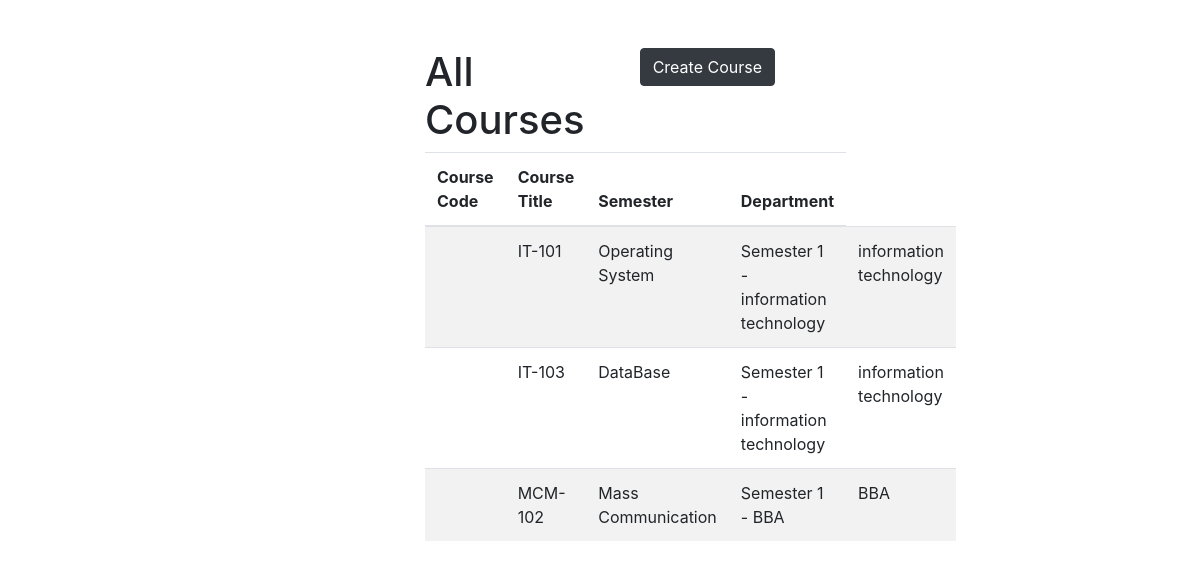
Screenshot of /course/list/ (signed in) with the database file from the repository.
### core/models.py (models this page shows, shortened)
class Course(models.Model):
    course_code = models.CharField(max_length=25, primary_key=True)
    course_title = models.CharField(max_length=100)
    semester = models.ForeignKey(Semester, on_delete=models.CASCADE, related_name="courses")
    department = models.ForeignKey(Department, on_delete=models.CASCADE, related_name="courses")

class Semester(models.Model):
    Semester_No = models.CharField(max_length=4,default=1)
    DepartmentName = models.ForeignKey(Department, on_delete=models.CASCADE, related_name='semesters')
    class Meta:
        unique_together = ('Semester_No', 'DepartmentName')
    def __str__(self):
        return f"Semester {self.Semester_No} - {self.DepartmentName.Department_Name}"

class Department(models.Model):
    Department_Name = models.CharField(max_length=100, primary_key=True,null=False,blank=False)
    HeadOfDepartment = models.CharField(max_length=100)
    def __str__(self):
        return self.Department_Name

### core/views.py (the view)
# urls.py: path('course/list/', list_courses, name='list_courses'),
def list_courses(request):
    courses = Course.objects.all()
    return render(request, 'admin/course/all_course.html', {'courses': courses})

### core/templates/admin/course/all_course.html (shortened to what this page needs)
{% extends "Shared/base.html" %}
{% block main %}
<div class="row justify-content-center">
    <div class="col-md-4">
        {% if user.is_superuser %}
        <div class="container mt-5">
            <p>
                <a href="{% url 'create_course' %}" class='btn btn-dark float-right'>Create Course</a>
            </p>
            <h1>All Courses</h1>
            <table class="table table-striped">
                <thead>
                    <tr>
                        <th scope="col">Course Code</th>
                        <th scope="col">Course Title</th>
                        <th scope="col">Semester</th>
                        <th scope="col">Department</th>
                    </tr>
                </thead>
                <tbody>
                    {% for course in courses %}
                    <tr>
                        <td>{{ course.id }}</td>
                        <td>{{ course.course_code }}</td>
                        <td>{{ course.course_title }}</td>
                        <td>{{ course.semester }}</td>
                        <td>{{ course.department }}</td>
                    </tr>
                    {% endfor %}
                </tbody>
            </table>
        </div>
        {% endif %}
    </div>
</div>
{% endblock %}

### rows the page displays
Course: course_code "IT-101", course_title "Operating System", semester "Semester 1 - information technology", department "information technology"
Course: course_code "IT-103", course_title "DataBase", semester "Semester 1 - information technology", department "information technology"
Course: course_code "MCM-102", course_title "Mass Communication", semester "Semester 1 - BBA", department "BBA"
